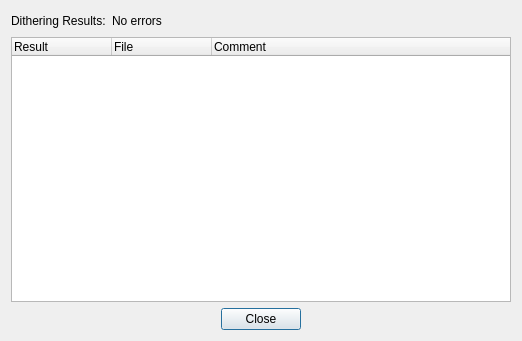
<?xml version="1.0" encoding="UTF-8"?>
<ui version="4.0">
 <class>DitherResults</class>
 <widget class="QDialog" name="DitherResults">
  <property name="geometry">
   <rect>
    <x>0</x>
    <y>0</y>
    <width>522</width>
    <height>341</height>
   </rect>
  </property>
  <property name="windowTitle">
   <string>Batch Dither Results</string>
  </property>
  <layout class="QGridLayout" name="gridLayout">
   <item row="0" column="0">
    <layout class="QVBoxLayout" name="verticalLayout">
     <item>
      <layout class="QHBoxLayout" name="horizontalLayout">
       <item>
        <widget class="QLabel" name="label">
         <property name="text">
          <string>Dithering Results:</string>
         </property>
        </widget>
       </item>
       <item>
        <widget class="QLabel" name="resultText">
         <property name="text">
          <string>No errors</string>
         </property>
        </widget>
       </item>
       <item>
        <spacer name="horizontalSpacer">
         <property name="orientation">
          <enum>Qt::Orientation::Horizontal</enum>
         </property>
         <property name="sizeHint" stdset="0">
          <size>
           <width>40</width>
           <height>20</height>
          </size>
         </property>
        </spacer>
       </item>
      </layout>
     </item>
     <item>
      <widget class="QTreeWidget" name="treeWidget">
       <property name="indentation">
        <number>10</number>
       </property>
       <column>
        <property name="text">
         <string>Result</string>
        </property>
       </column>
       <column>
        <property name="text">
         <string>File</string>
        </property>
       </column>
       <column>
        <property name="text">
         <string>Comment</string>
        </property>
       </column>
      </widget>
     </item>
     <item>
      <layout class="QHBoxLayout" name="horizontalLayout_2">
       <item>
        <spacer name="horizontalSpacer_2">
         <property name="orientation">
          <enum>Qt::Orientation::Horizontal</enum>
         </property>
         <property name="sizeHint" stdset="0">
          <size>
           <width>40</width>
           <height>20</height>
          </size>
         </property>
        </spacer>
       </item>
       <item>
        <widget class="QPushButton" name="closeButton">
         <property name="text">
          <string>Close</string>
         </property>
        </widget>
       </item>
       <item>
        <spacer name="horizontalSpacer_3">
         <property name="orientation">
          <enum>Qt::Orientation::Horizontal</enum>
         </property>
         <property name="sizeHint" stdset="0">
          <size>
           <width>40</width>
           <height>20</height>
          </size>
         </property>
        </spacer>
       </item>
      </layout>
     </item>
    </layout>
   </item>
  </layout>
 </widget>
 <resources/>
 <connections/>
</ui>
